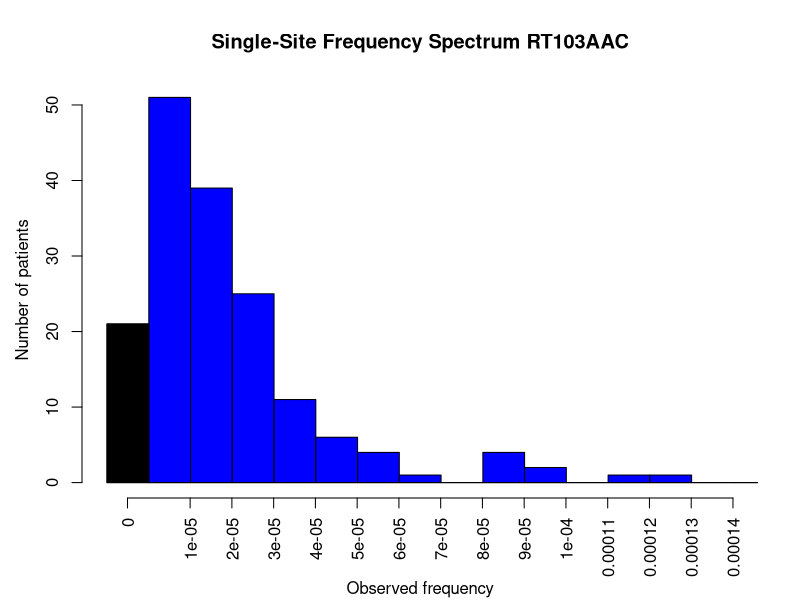
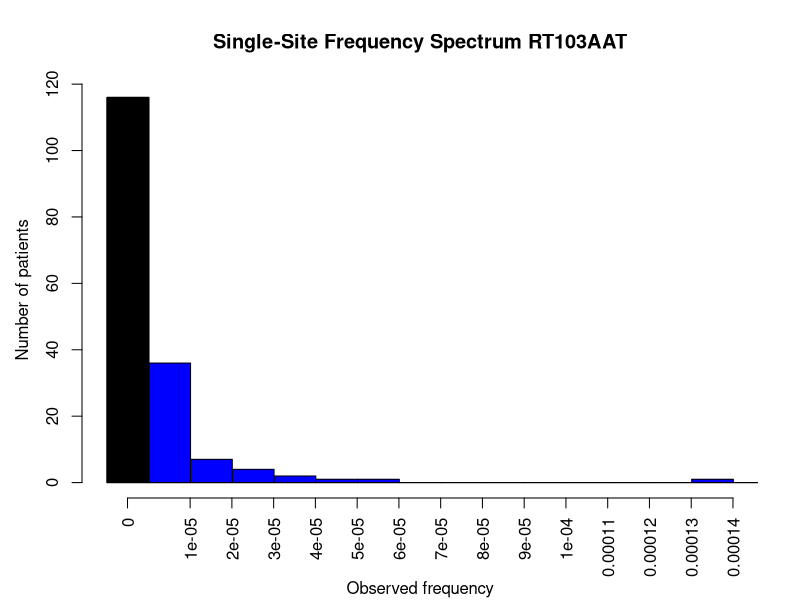

These figures' R source, in order:

#Feb 2016, my goal is to make simple SFS plot for talk on Saturday (BAPGXIII)

#setwd("~/Dropbox/MarionKristofBachelerProject/GitMarionKristof/bachelerProject/ParedesDataA5095")
setwd("~/Documents/Git/bachelerProject/ParedesDataA5095")

Data<-read.csv("MeanFreqDataRanSubCohort.csv")

Freqs103AAC<-Data$K103AACFreq[!is.na(Data$K103AACFreq)]

br<-seq(-0.00001+10^-7,0.1,by=0.00001)

png("Freqs103AAC.png")
hist(Freqs103AAC,xlim=c(-0.00001+10^-7,0.00014),breaks=br, 
     ylab="", xlab = "", main="Single-Site Frequency Spectrum RT103AAC",
     xaxt="n", col="blue"
)
axis(1, at=c(round(br[2],5)-0.000005,round(br[3:16],5)),labels=round(br[2:16],5), col.axis="black", las=2)
hist(rep(0,length(which(Freqs103AAC==0))),breaks=br, add = T, col=1)
mtext("Observed frequency", side=1, line=4, cex.lab=1,las=1, col="black")
mtext("Number of patients", side=2, line=2.5, cex.lab=1,las=3, col="black")
dev.off()

Freqs103AAT<-Data$K103AATFreq[!is.na(Data$K103AATFreq)]

png("Freqs103AAT.png")
hist(Freqs103AAT,xlim=c(-0.00001+10^-7,0.00014),breaks=br, 
     ylab="", xlab = "", main="Single-Site Frequency Spectrum RT103AAT",
     xaxt="n", col="blue"
)
axis(1, at=c(round(br[2],5)-0.000005,round(br[3:16],5)),labels=round(br[2:16],5), col.axis="black", las=2)
hist(rep(0,length(which(Freqs103AAT==0))),breaks=br, add = T, col=1)
mtext("Observed frequency", side=1, line=4, cex.lab=1,las=1, col="black")
mtext("Number of patients", side=2, line=2.5, cex.lab=1,las=3, col="black")
dev.off()
